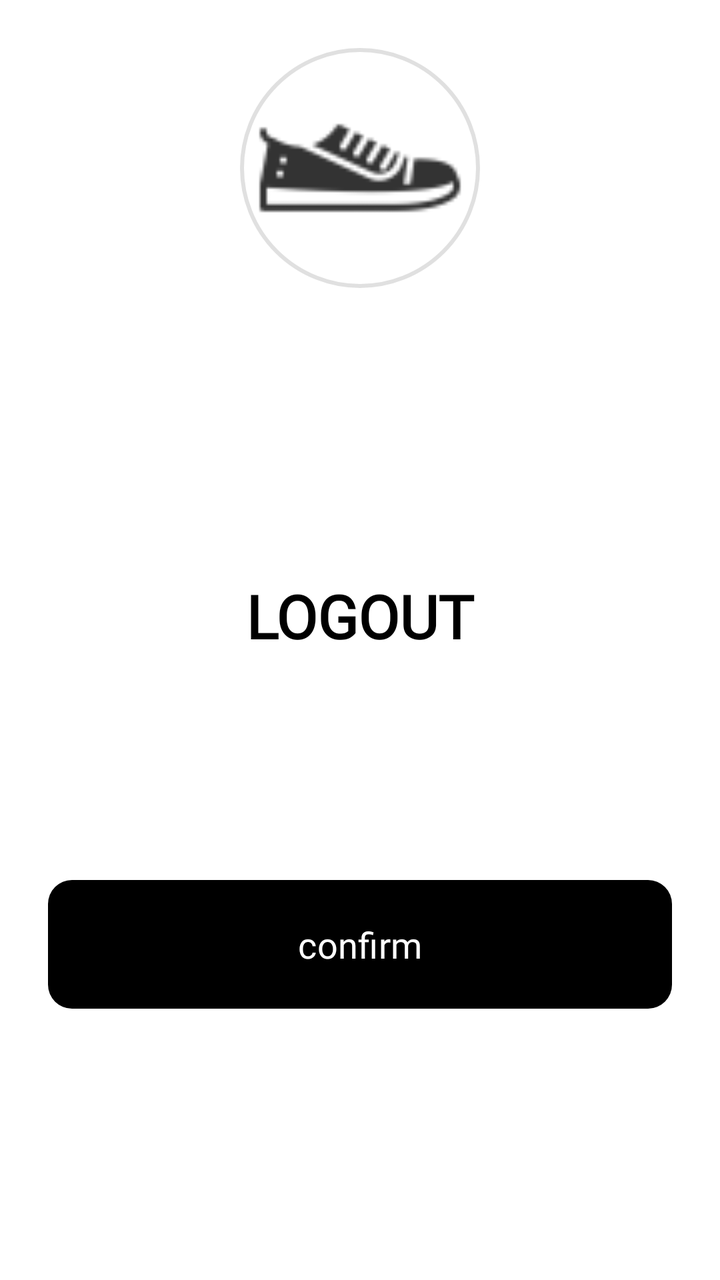
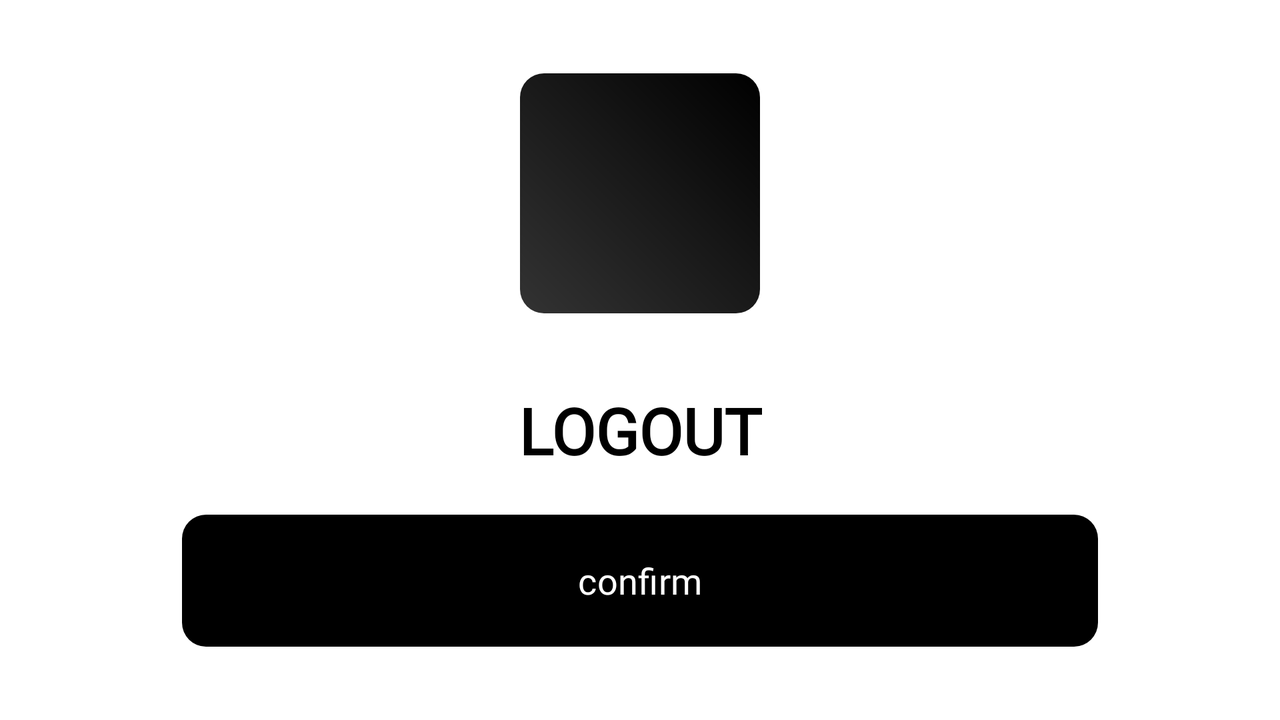

First picture: res/layout/ on a phone held upright. Second picture: the repository's own variant of that layout, on a device whose configuration matches the variant's folder. Source for both follows.
<!-- AndroidManifest.xml: application theme Theme.FullStore -->
<!-- res/layout/fragment_logout.xml -->
<?xml version="1.0" encoding="utf-8"?>
<androidx.constraintlayout.widget.ConstraintLayout xmlns:android="http://schemas.android.com/apk/res/android"
    xmlns:app="http://schemas.android.com/apk/res-auto"
    xmlns:tools="http://schemas.android.com/tools"
    android:layout_width="match_parent"
    android:layout_height="match_parent"
    android:background="@android:color/white"
    android:padding="24dp"
    tools:context=".Activities.LogoutFragment">

    <FrameLayout
        android:id="@+id/icon_lo"
        android:layout_width="120dp"
        android:layout_height="120dp"
        android:layout_gravity="center"
        android:layout_marginBottom="24dp"
        android:elevation="6dp"
        app:layout_constraintEnd_toEndOf="parent"
        app:layout_constraintStart_toStartOf="parent"
        app:layout_constraintTop_toTopOf="parent">

        <View
            android:layout_width="match_parent"
            android:layout_height="match_parent"
            android:background="@drawable/icon_background" />

        <ImageView
            android:layout_width="match_parent"
            android:layout_height="match_parent"
            android:contentDescription="@string/app_icon"
            android:scaleType="centerCrop"
            android:src="@drawable/sneaker"
            app:tint="@android:color/black" />
    </FrameLayout>

    <TextView
        android:id="@+id/tvframent2"
        android:layout_width="wrap_content"
        android:layout_height="wrap_content"
        android:layout_marginTop="32dp"
        android:text="@string/logout"
        android:textColor="@android:color/black"
        android:textSize="30sp"
        android:textStyle="bold"
        app:layout_constraintBottom_toTopOf="@+id/confirm_logout"
        app:layout_constraintEnd_toEndOf="parent"
        app:layout_constraintStart_toStartOf="parent"
        app:layout_constraintTop_toBottomOf="@id/icon_lo" />

    <Button
        android:id="@+id/confirm_logout"
        android:layout_width="match_parent"
        android:layout_height="wrap_content"
        android:background="@drawable/btn_background"
        android:padding="16dp"
        android:text="@string/confirm"
        android:textColor="@android:color/white"
        android:textSize="18sp"
        app:layout_constraintBottom_toBottomOf="parent"
        app:layout_constraintEnd_toEndOf="parent"
        app:layout_constraintStart_toStartOf="parent"
        app:layout_constraintTop_toBottomOf="@+id/tvframent2" />

</androidx.constraintlayout.widget.ConstraintLayout>
<!-- resources referenced by this layout -->
<resources>
  <!-- drawable btn_background (drawable) -->
  <ripple xmlns:android="http://schemas.android.com/apk/res/android"
      android:color="#01062E">
      <item>
          <shape android:shape="rectangle">
              <gradient
                  android:startColor="#333333"
                  android:endColor="#000000"
                  android:angle="45" />
              <corners android:radius="12dp" />
              <padding
                  android:left="16dp"
                  android:right="16dp"
                  android:top="10dp"
                  android:bottom="10dp"/>
          </shape>
      </item>
  </ripple>
  <!-- drawable icon_background (drawable) -->
  <shape xmlns:android="http://schemas.android.com/apk/res/android" android:shape="oval">
      <solid android:color="@android:color/white" />
      <stroke
          android:width="2dp"
          android:color="#E0E0E0" />
  </shape>
  <!-- drawable sneaker: png bitmap (drawable-hdpi, 549 bytes) -->
  <string name="app_icon">App Icon</string>
  <string name="confirm">confirm</string>
  <string name="logout">LOGOUT</string>
  <style name="Theme.FullStore" parent="Base.Theme.FullStore" />
  <style name="Base.Theme.FullStore" parent="Theme.Material3.DayNight">
          <item name="colorPrimary">@android:color/black</item>
          <item name="windowNoTitle">true</item>
          <item name="android:fontFamily">@font/atkinson</item>
          <item name="windowActionBar">false</item>
      </style>
</resources>
<!-- res/layout-land/fragment_logout.xml (the repository's variant of the layout above) -->
<!-- drawn on the phone turned sideways -->
<?xml version="1.0" encoding="utf-8"?>
<androidx.constraintlayout.widget.ConstraintLayout xmlns:android="http://schemas.android.com/apk/res/android"
    xmlns:app="http://schemas.android.com/apk/res-auto"
    xmlns:tools="http://schemas.android.com/tools"
    android:layout_width="match_parent"
    android:layout_height="match_parent"
    android:background="@android:color/white"
    android:padding="16dp"
    tools:context=".Activities.LogoutFragment">

    <FrameLayout
        android:id="@+id/icon_lo"
        android:layout_width="120dp"
        android:layout_height="120dp"
        app:layout_constraintEnd_toEndOf="parent"
        app:layout_constraintStart_toStartOf="parent"
        app:layout_constraintTop_toTopOf="parent"
        app:layout_constraintBottom_toTopOf="@+id/tvframent2"
        android:elevation="6dp"
        android:layout_gravity="center">

        <View
            android:layout_width="match_parent"
            android:layout_height="match_parent"
            android:background="@drawable/btn_background"  />

        <ImageView
            android:layout_width="match_parent"
            android:layout_height="match_parent"
            android:contentDescription="@string/app_icon"
            android:scaleType="centerCrop"
            android:src="@drawable/shoe_new"
            />
    </FrameLayout>

    
    <TextView
        android:id="@+id/tvframent2"
        android:layout_width="wrap_content"
        android:layout_height="wrap_content"
        android:text="@string/logout"
        android:textColor="@android:color/black"
        android:textSize="32sp"
        android:textStyle="bold"
        app:layout_constraintBottom_toTopOf="@+id/confirm_logout"
        app:layout_constraintEnd_toEndOf="parent"
        app:layout_constraintStart_toStartOf="parent"
        app:layout_constraintTop_toBottomOf="@id/icon_lo"
        android:layout_marginTop="16dp"
        android:gravity="center" />

    <Button
        android:id="@+id/confirm_logout"
        android:layout_width="458dp"
        android:layout_height="66dp"
        android:background="@drawable/btn_background"
        android:padding="16dp"
        android:text="@string/confirm"
        android:textColor="@android:color/white"
        android:textSize="18sp"
        app:layout_constraintBottom_toBottomOf="parent"
        app:layout_constraintEnd_toEndOf="parent"
        app:layout_constraintStart_toStartOf="parent"
        app:layout_constraintTop_toBottomOf="@+id/tvframent2" />
</androidx.constraintlayout.widget.ConstraintLayout>
<!-- resources referenced by the variant -->
<!-- as the phone turned sideways resolves them -->
<resources>
  <!-- drawable btn_background (drawable) -->
  <ripple xmlns:android="http://schemas.android.com/apk/res/android"
      android:color="#01062E">
      <item>
          <shape android:shape="rectangle">
              <gradient
                  android:startColor="#333333"
                  android:endColor="#000000"
                  android:angle="45" />
              <corners android:radius="12dp" />
              <padding
                  android:left="16dp"
                  android:right="16dp"
                  android:top="10dp"
                  android:bottom="10dp"/>
          </shape>
      </item>
  </ripple>
  <string name="app_icon">App Icon</string>
  <string name="confirm">confirm</string>
  <string name="logout">LOGOUT</string>
  <style name="Theme.FullStore" parent="Base.Theme.FullStore" />
  <style name="Base.Theme.FullStore" parent="Theme.Material3.DayNight">
          <item name="colorPrimary">@android:color/black</item>
          <item name="windowNoTitle">true</item>
          <item name="android:fontFamily">@font/atkinson</item>
          <item name="windowActionBar">false</item>
      </style>
</resources>
